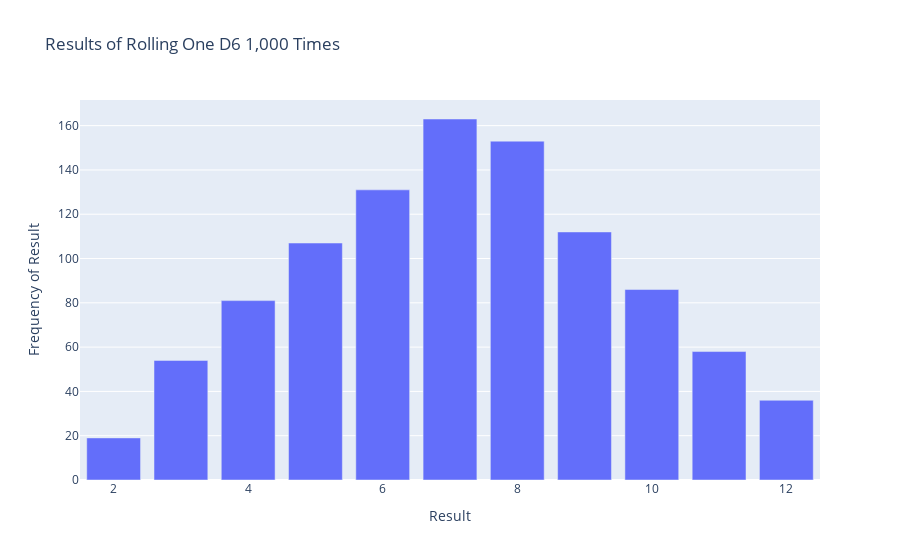

Write notebook code for a chart like this one.
### Code cell
import numpy as np
import plotly.express as px

num_sides1 = 6
num_sides2 = 6
num_sides = num_sides1 + num_sides2

# Make some rolls, and store results in a NumPy array.
results1 = np.random.randint(1, num_sides1 + 1, size=1000)
results2 = np.random.randint(1, num_sides2 + 1, size=1000)
results = results1 + results2

# Analyze the results using NumPy functions.
poss_results = np.arange(2, num_sides + 1)
frequencies = np.bincount(results, minlength=num_sides+1)[2:]

# Visualize the results.
title = "Results of Rolling One D6 1,000 Times"
labels = {'x': 'Result', 'y': 'Frequency of Result'}
fig = px.bar(x=poss_results, y=frequencies, title=title, labels=labels)
fig.show()

### Figure 1 — Plotly figure (JSON) as saved in the notebook; plotly's stock layout.template omitted (floating-point values rounded to 4 significant figures)
{"data": [{"alignmentgroup": "True", "hovertemplate": "Result=%{x}<br>Frequency of Result=%{y}<extra></extra>", "legendgroup": "", "marker": {"color": "#636efa", "pattern": {"shape": ""}}, "name": "", "offsetgroup": "", "orientation": "v", "showlegend": false, "textposition": "auto", "type": "bar", "x": [2, 3, 4, 5, 6, 7, 8, 9, 10, 11, 12], "xaxis": "x", "y": [19, 54, 81, 107, 131, 163, 153, 112, 86, 58, 36], "yaxis": "y"}], "layout": {"barmode": "relative", "legend": {"tracegroupgap": 0}, "title": {"text": "Results of Rolling One D6 1,000 Times"}, "xaxis": {"anchor": "y", "domain": [0, 1], "title": {"text": "Result"}}, "yaxis": {"anchor": "x", "domain": [0, 1], "title": {"text": "Frequency of Result"}}}}
